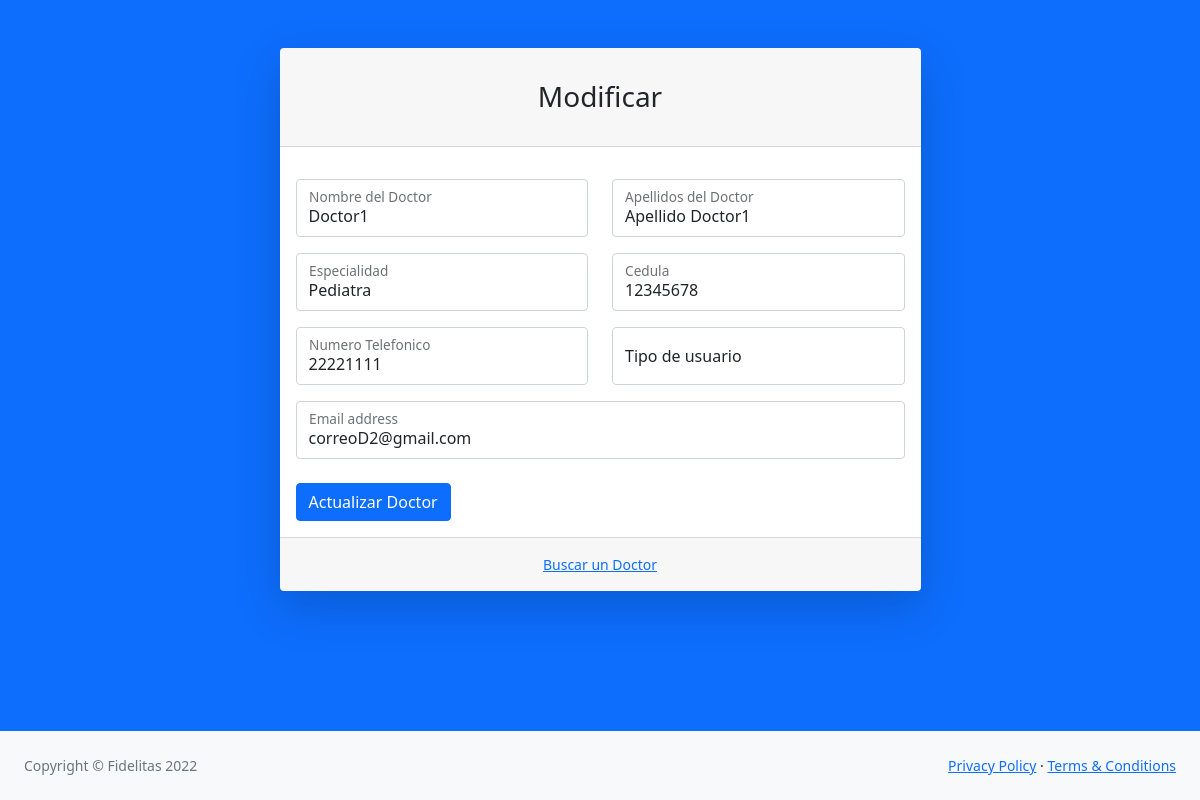
Before: /formularios/editarDoctor.php?id=1 (signed in) with the older database file.
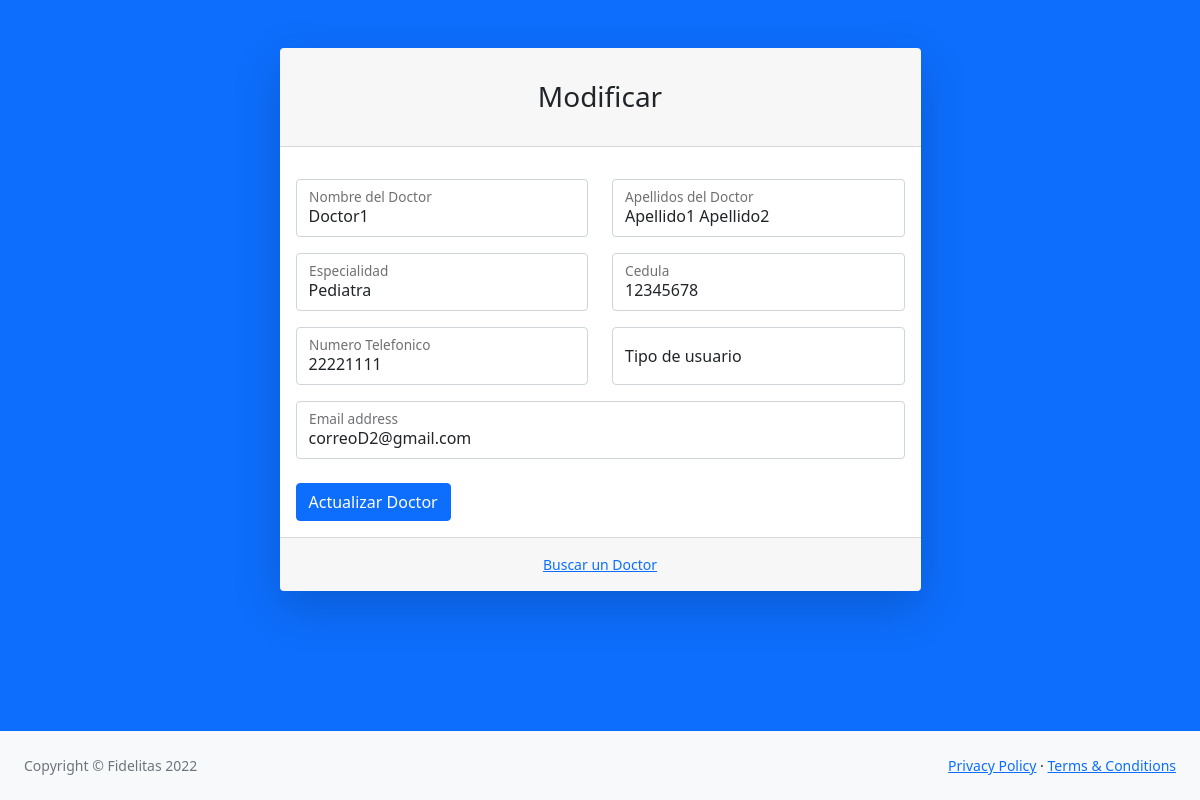
After: the same page with the newer database file.
### tables this page shows
CREATE TABLE `doctor` (
  idDoctor INT NOT NULL AUTO_INCREMENT,
  nombreDoctor VARCHAR(45) NOT NULL,
  apellidosDoctor VARCHAR(45) NOT NULL,
  cedulaDoctor INT NOT NULL,
  telefonoDoctor VARCHAR(10) NOT NULL,
  correoDoctor VARCHAR(45) NOT NULL,
  especialidad VARCHAR(45) NOT NULL,
  tipoUsuario INT NOT NULL,
  PRIMARY KEY (idDoctor),
  foreign key(tipoUsuario)references `tipousuario`(idtipoUsuario));

### formularios/editarDoctor.php (the view, shortened to what the changed rows need)
<?php
  require "../conexion/conexion.php";
  $idDoc=$_GET['id'];
  $tDoctorSELECT = "SELECT d.nombreDoctor, d.apellidosDoctor, d.cedulaDoctor, d.telefonoDoctor, d.correoDoctor, d.especialidad, tu.tipoDeUsuario
  FROM doctor d JOIN tipousuario tu on d.tipoUsuario = tu.idtipoUsuario
  where d.idDoctor = ".$idDoc;
  $resultado = $mysqli->query($tDoctorSELECT);
?>
<!DOCTYPE html>
<html lang="en">
    <head>
        <link href="../css/styles.css" rel="stylesheet" />
    </head>
    <body class="bg-primary">
    <?php while ($row = $resultado->fetch_assoc()) { ?>
        <div id="layoutAuthentication">
            <div id="layoutAuthentication_content">
                <main>
                    <div class="container">
                        <div class="row justify-content-center">
                            <div class="col-lg-7">
                                <div class="card shadow-lg border-0 rounded-lg mt-5">
                                    <div class="card-header"><h3 class="text-center font-weight-light my-4">Modificar</h3></div>
                                    <div class="card-body">
                                        <form method="Post" action="../scriptsSQL/updateDoctor.php">
                                        <div class="row mb-3">
                                                <div class="col-md-6">
                                                    <div class="form-floating mb-3 mb-md-0">
                                                        <input class="form-control" id="inputFirstName" type="text" placeholder="Enter your first name" name="doctorNombre"
                                                        value="<?php echo $row['nombreDoctor']  ?>"/>
                                                        <label for="inputFirstName">Nombre del Doctor</label>
                                                    </div>
                                                </div>
                                                <div class="col-md-6">
                                                    <div class="form-floating">
                                                        <input class="form-control" id="inputLastName" type="text" placeholder="Enter your last name" name="doctorApellidos"
                                                        value="<?php echo $row['apellidosDoctor']  ?>"/>
                                                        <label for="inputLastName">Apellidos del Doctor</label>
                                                    </div>
                                                </div>
                                            </div>
                                            <div class="row mb-3">
                                                <div class="col-md-6">
                                                    <div class="form-floating mb-3 mb-md-0">
                                                        <input class="form-control" id="inputFirstName" type="Text" placeholder="Enter your first name" name="doctorEspecialidad"
                                                        value="<?php echo $row['especialidad']  ?>"/>
                                                        <label for="inputFirstName">Especialidad</label>
                                                    </div>
                                                </div>
                                                <div class="col-md-6">
                                                    <div class="form-floating">
                                                        <input class="form-control" id="inputLastName" type="number" placeholder="Enter your last name" name="doctorCedula"
                                                        value="<?php echo $row['cedulaDoctor']  ?>"/>
                                                        <label for="inputLastName">Cedula</label>
                                                    </div>
                                                </div>
                                            </div>
                                            <div class="row mb-3">
                                                <div class="col-md-6">
                                                    <div class="form-floating mb-3 mb-md-0">
                                                        <input class="form-control" id="inputFirstName" type="text" placeholder="Enter your first name" name="doctorTelefono"
                                                        value="<?php echo $row['telefonoDoctor']  ?>"/>
                                                        <label for="inputFirstName">Numero Telefonico</label>
                                                    </div>
                                                </div>
                                                 <div class="col-md-6">
                                                    <div class="form-floating mb-3 mb-md-0">
                                                        <input class="form-control" id="inputFirstName" type="number" placeholder="Enter your first name" name="doctorTpUsuario"
                                                        value="<?php echo $row['tipoDeUsuario']  ?>"/>
                                                        <label for="inputFirstName">Tipo de usuario</label>
                                                    </div>
                                                 </div>
                                            </div>
                                            <div class="form-floating mb-3">
                                                <input class="form-control" id="inputEmail" type="email" placeholder="name@example.com" name="doctorCorreo"
                                                value="<?php echo $row['correoDoctor'] ?>"/>
                                                <label for="inputEmail">Email address</label>
                                            </div>
                                            <div class="mt-4 mb-0">
                                            <button type="submit" class="btn btn-primary" >Actualizar Doctor</button>
                                            </div>
                                        </form>
                                    </div>
                                    <div class="card-footer text-center py-3">
                                        <div class="small"><a href="../tablas/tablaDoctores.php">Buscar un Doctor</a></div>
                                    </div>
                                </div>
                            </div>
                        </div>
                    </div>
                </main>
            </div>
            <div id="layoutAuthentication_footer">
                <footer class="py-4 bg-light mt-auto">
                    <div class="container-fluid px-4">
                        <div class="d-flex align-items-center justify-content-between small">
                            <div class="text-muted">Copyright &copy; Fidelitas 2022</div>
                            <div>
                                <a href="#">Privacy Policy</a>
                                &middot;
                                <a href="#">Terms &amp; Conditions</a>
                            </div>
                        </div>
                    </div>
                </footer>
            </div>
        </div>
        <?php } ?>
    </body>
</html>

Changed rows visible on the page:
changed doctor "Doctor1": doctorApellidos "Apellido Doctor1" → "Apellido1 Apellido2"
